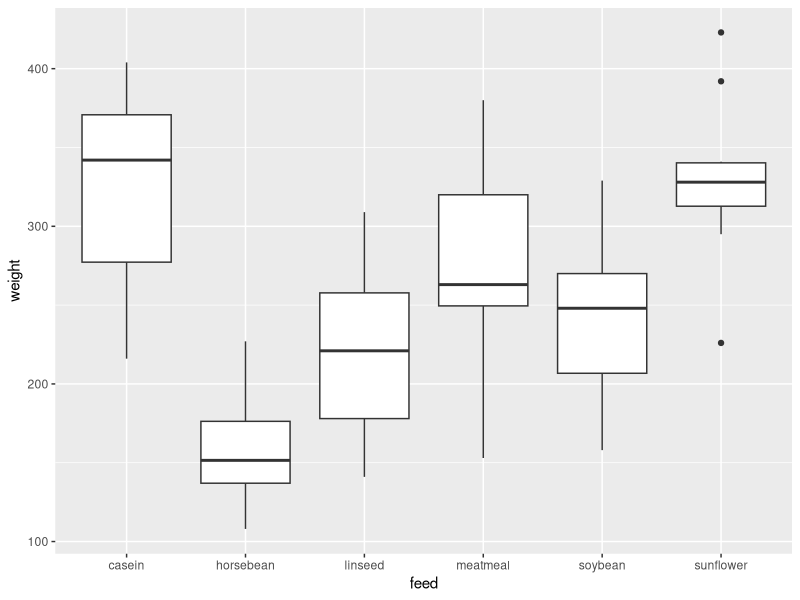
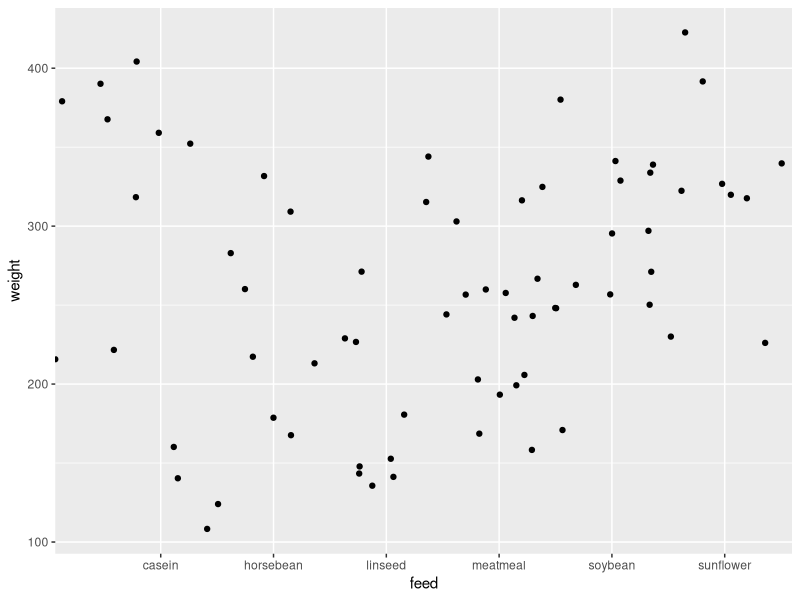

The R source for these figures, in order:
## ---- chunk 1
knitr::opts_chunk$set(echo = TRUE)

library(tidyverse)

## ---- chunk 2
chickwts %>% 
  group_by(feed)%>%
  summarise(n = length(feed),
            avg = mean(weight),
            SD = sd(weight))

## ---- chunk 3
ggplot(chickwts, aes(feed, weight)) +
  geom_boxplot()
## ---- chunk 4
ggplot(chickwts, aes(feed, weight)) +
  geom_jitter(width = 1) + stat_summary(fun.data = mean_sdl, fun.args = list(mult = 1), col = "red")

## ---- chunk 5
chickwts_lm <- lm(weight ~ feed, data = chickwts)
anova(chickwts_lm) 
## ---- chunk 6
chickwts_lm <- lm(weight ~ feed, data = chickwts)
chickwts.av <- aov(chickwts_lm)
tukey.test <- TukeyHSD(chickwts.av)
tukey.test
